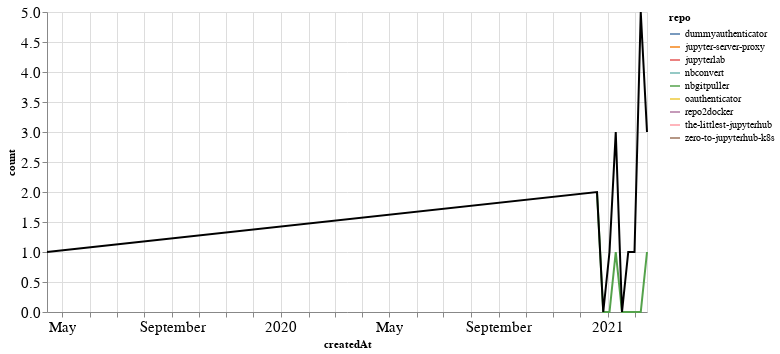

Write notebook code for a chart like this one.
### Markdown cell above
### PRs

### Code cell
prs_time = prs.groupby('repo').resample('W', on='createdAt').count()['author'].reset_index()
prs_time = prs_time.rename(columns={'author': 'count'})
prs_time_total = prs_time.groupby('createdAt').agg({"count": "sum"}).reset_index()

ch1 = alt.Chart(prs_time, width=600).mark_line().encode(
    x='createdAt',
    y='count',
    color='repo',
    tooltip="repo"
)

ch2 = alt.Chart(prs_time_total, width=600).mark_line(color="black").encode(
    x='createdAt',
    y='count',
)

ch1 + ch2

### Figure 1 — Vega-Lite specification as saved in the notebook (floating-point values rounded to 4 significant figures)
{"config": {"axisLeft": {"labelFontSize": 15}, "axisBottom": {"labelFontSize": 15}}, "layer": [{"data": {"name": "data-b4e556ed9bc6d0f69047e433efa4b6f5"}, "mark": "line", "encoding": {"color": {"type": "nominal", "field": "repo"}, "tooltip": {"type": "nominal", "field": "repo"}, "x": {"type": "temporal", "field": "createdAt"}, "y": {"type": "quantitative", "field": "count"}}, "width": 600}, {"data": {"name": "data-78775ceb2b76863961b33f7941906948"}, "mark": {"type": "line", "color": "black"}, "encoding": {"x": {"type": "temporal", "field": "createdAt"}, "y": {"type": "quantitative", "field": "count"}}, "width": 600}], "$schema": "https://vega.github.io/schema/vega-lite/v4.8.1.json", "datasets": {"data-b4e556ed9bc6d0f69047e433efa4b6f5": [{"repo": "dummyauthenticator", "createdAt": "2021-02-14T00:00:00", "count": 1}, {"repo": "jupyter-server-proxy", "createdAt": "2021-01-10T00:00:00", "count": 2}, {"repo": "jupyterlab", "createdAt": "2021-02-14T00:00:00", "count": 1}, {"repo": "nbconvert", "createdAt": "2021-02-07T00:00:00", "count": 5}, {"repo": "nbgitpuller", "createdAt": "2020-12-20T00:00:00", "count": 2}, {"repo": "nbgitpuller", "createdAt": "2020-12-27T00:00:00", "count": 0}, {"repo": "nbgitpuller", "createdAt": "2021-01-03T00:00:00", "count": 0}, {"repo": "nbgitpuller", "createdAt": "2021-01-10T00:00:00", "count": 1}, {"repo": "nbgitpuller", "createdAt": "2021-01-17T00:00:00", "count": 0}, {"repo": "nbgitpuller", "createdAt": "2021-01-24T00:00:00", "count": 0}, {"repo": "nbgitpuller", "createdAt": "2021-01-31T00:00:00", "count": 0}, {"repo": "nbgitpuller", "createdAt": "2021-02-07T00:00:00", "count": 0}, {"repo": "nbgitpuller", "createdAt": "2021-02-14T00:00:00", "count": 1}, {"repo": "oauthenticator", "createdAt": "2021-01-31T00:00:00", "count": 1}, {"repo": "repo2docker", "createdAt": "2019-04-14T00:00:00", "count": 1}, {"repo": "the-littlest-jupyterhub", "createdAt": "2021-01-03T00:00:00", "count": 1}, {"repo": "zero-to-jupyterhub-k8s", "createdAt": "2021-01-24T00:00:00", "count": 1}], "data-78775ceb2b76863961b33f7941906948": [{"createdAt": "2019-04-14T00:00:00", "count": 1}, {"createdAt": "2020-12-20T00:00:00", "count": 2}, {"createdAt": "2020-12-27T00:00:00", "count": 0}, {"createdAt": "2021-01-03T00:00:00", "count": 1}, {"createdAt": "2021-01-10T00:00:00", "count": 3}, {"createdAt": "2021-01-17T00:00:00", "count": 0}, {"createdAt": "2021-01-24T00:00:00", "count": 1}, {"createdAt": "2021-01-31T00:00:00", "count": 1}, {"createdAt": "2021-02-07T00:00:00", "count": 5}, {"createdAt": "2021-02-14T00:00:00", "count": 3}]}}
